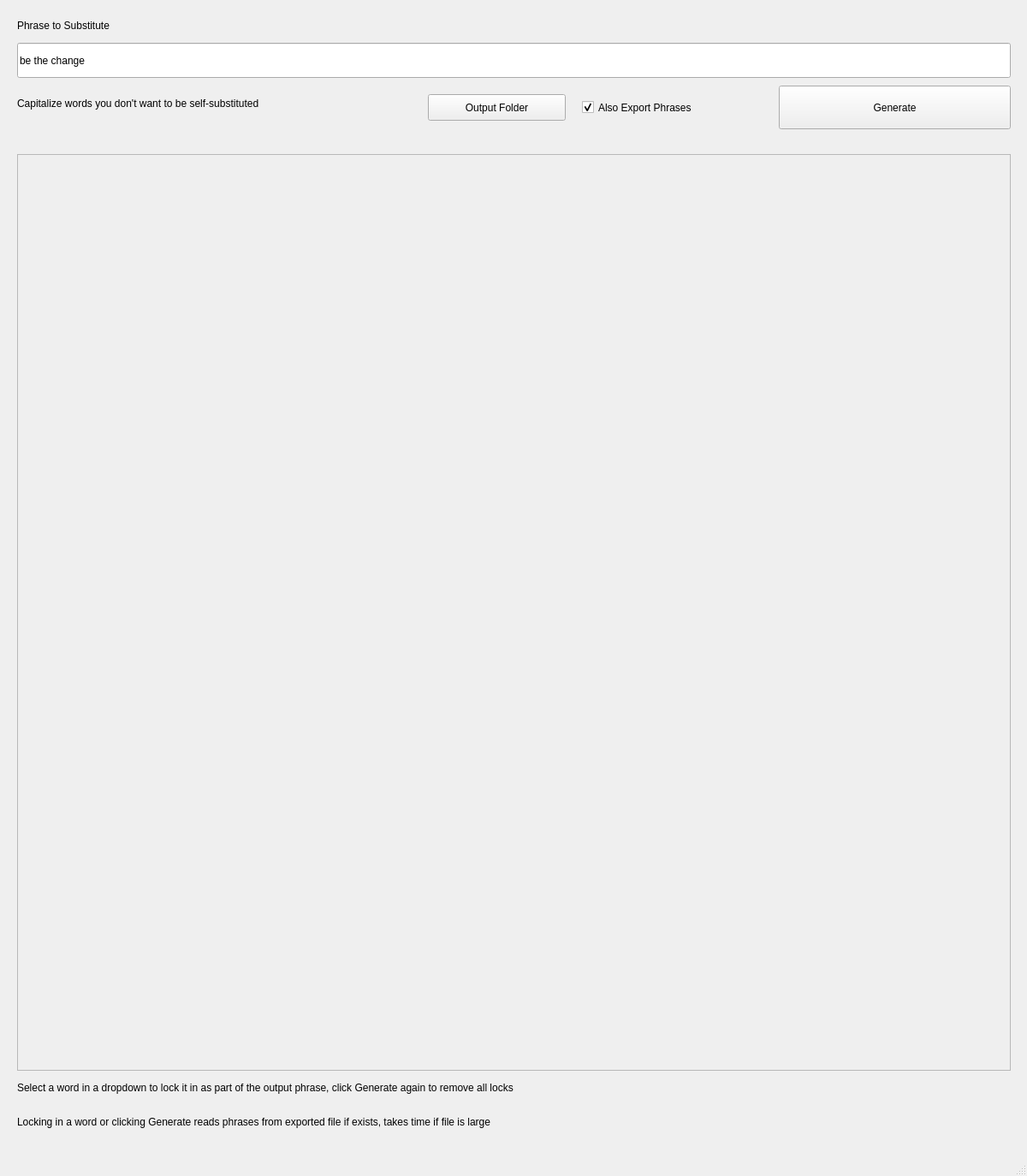
<?xml version="1.0" encoding="UTF-8"?>
<ui version="4.0">
 <class>MainWindow</class>
 <widget class="QMainWindow" name="MainWindow">
  <property name="geometry">
   <rect>
    <x>0</x>
    <y>0</y>
    <width>1200</width>
    <height>1374</height>
   </rect>
  </property>
  <property name="windowTitle">
   <string>Substitute Sentences Tool</string>
  </property>
  <property name="windowIcon">
   <iconset>
    <normaloff>ssIco.png</normaloff>ssIco.png</iconset>
  </property>
  <widget class="QWidget" name="centralwidget">
   <widget class="QLabel" name="phraseLabel">
    <property name="geometry">
     <rect>
      <x>20</x>
      <y>10</y>
      <width>1031</width>
      <height>40</height>
     </rect>
    </property>
    <property name="layoutDirection">
     <enum>Qt::LeftToRight</enum>
    </property>
    <property name="text">
     <string>Phrase to Substitute</string>
    </property>
    <property name="alignment">
     <set>Qt::AlignLeading|Qt::AlignLeft|Qt::AlignVCenter</set>
    </property>
   </widget>
   <widget class="QScrollArea" name="scrollArea">
    <property name="geometry">
     <rect>
      <x>20</x>
      <y>180</y>
      <width>1161</width>
      <height>1071</height>
     </rect>
    </property>
    <property name="widgetResizable">
     <bool>true</bool>
    </property>
    <widget class="QWidget" name="scrollAreaWidgetContents">
     <property name="geometry">
      <rect>
       <x>0</x>
       <y>0</y>
       <width>1159</width>
       <height>1069</height>
      </rect>
     </property>
    </widget>
   </widget>
   <widget class="QCheckBox" name="exportCheckBox">
    <property name="geometry">
     <rect>
      <x>680</x>
      <y>110</y>
      <width>231</width>
      <height>31</height>
     </rect>
    </property>
    <property name="text">
     <string>Also Export Phrases</string>
    </property>
    <property name="checked">
     <bool>true</bool>
    </property>
   </widget>
   <widget class="QLabel" name="capitalizeWordsTip">
    <property name="geometry">
     <rect>
      <x>20</x>
      <y>100</y>
      <width>1031</width>
      <height>41</height>
     </rect>
    </property>
    <property name="text">
     <string>Capitalize words you don't want to be self-substituted</string>
    </property>
    <property name="alignment">
     <set>Qt::AlignLeading|Qt::AlignLeft|Qt::AlignVCenter</set>
    </property>
   </widget>
   <widget class="QPushButton" name="submitPhraseButton">
    <property name="geometry">
     <rect>
      <x>910</x>
      <y>100</y>
      <width>271</width>
      <height>51</height>
     </rect>
    </property>
    <property name="text">
     <string>Generate</string>
    </property>
   </widget>
   <widget class="QLineEdit" name="phraseInput">
    <property name="geometry">
     <rect>
      <x>20</x>
      <y>50</y>
      <width>1161</width>
      <height>41</height>
     </rect>
    </property>
    <property name="text">
     <string>be the change</string>
    </property>
    <property name="dragEnabled">
     <bool>true</bool>
    </property>
   </widget>
   <widget class="QPushButton" name="outputFolderButton">
    <property name="geometry">
     <rect>
      <x>500</x>
      <y>110</y>
      <width>161</width>
      <height>31</height>
     </rect>
    </property>
    <property name="text">
     <string>Output Folder</string>
    </property>
   </widget>
   <widget class="QLabel" name="dropdownLockTip">
    <property name="geometry">
     <rect>
      <x>20</x>
      <y>1250</y>
      <width>1161</width>
      <height>41</height>
     </rect>
    </property>
    <property name="text">
     <string>Select a word in a dropdown to lock it in as part of the output phrase, click Generate again to remove all locks</string>
    </property>
    <property name="alignment">
     <set>Qt::AlignLeading|Qt::AlignLeft|Qt::AlignVCenter</set>
    </property>
   </widget>
   <widget class="QLabel" name="lengthyFileTip">
    <property name="geometry">
     <rect>
      <x>20</x>
      <y>1290</y>
      <width>1161</width>
      <height>41</height>
     </rect>
    </property>
    <property name="text">
     <string>Locking in a word or clicking Generate reads phrases from exported file if exists, takes time if file is large</string>
    </property>
    <property name="alignment">
     <set>Qt::AlignLeading|Qt::AlignLeft|Qt::AlignVCenter</set>
    </property>
   </widget>
   <zorder>capitalizeWordsTip</zorder>
   <zorder>phraseLabel</zorder>
   <zorder>scrollArea</zorder>
   <zorder>exportCheckBox</zorder>
   <zorder>submitPhraseButton</zorder>
   <zorder>phraseInput</zorder>
   <zorder>outputFolderButton</zorder>
   <zorder>dropdownLockTip</zorder>
   <zorder>lengthyFileTip</zorder>
  </widget>
  <widget class="QMenuBar" name="menubar">
   <property name="geometry">
    <rect>
     <x>0</x>
     <y>0</y>
     <width>1200</width>
     <height>21</height>
    </rect>
   </property>
  </widget>
  <widget class="QStatusBar" name="statusBar"/>
  <action name="actionRun_All">
   <property name="text">
    <string>Run All</string>
   </property>
   <property name="shortcut">
    <string>Ctrl+R</string>
   </property>
  </action>
  <action name="actionDelete_Created_Files">
   <property name="text">
    <string>Delete Created Files</string>
   </property>
   <property name="shortcut">
    <string>Ctrl+Del</string>
   </property>
  </action>
  <action name="actionSet_Defaults">
   <property name="text">
    <string>Set Defaults</string>
   </property>
   <property name="shortcut">
    <string>Ctrl+D</string>
   </property>
  </action>
  <action name="actionChange_Font_Size">
   <property name="text">
    <string>Change Font Size</string>
   </property>
   <property name="shortcut">
    <string>Ctrl+Shift+F</string>
   </property>
  </action>
  <action name="actionAligned_Images">
   <property name="checkable">
    <bool>true</bool>
   </property>
   <property name="checked">
    <bool>true</bool>
   </property>
   <property name="text">
    <string>Aligned Images</string>
   </property>
  </action>
  <action name="actionDisplacement">
   <property name="checkable">
    <bool>true</bool>
   </property>
   <property name="checked">
    <bool>true</bool>
   </property>
   <property name="text">
    <string>Displacement</string>
   </property>
  </action>
  <action name="actionTraction_Force">
   <property name="checkable">
    <bool>true</bool>
   </property>
   <property name="checked">
    <bool>true</bool>
   </property>
   <property name="text">
    <string>Traction Force</string>
   </property>
  </action>
  <action name="actionContour">
   <property name="checkable">
    <bool>true</bool>
   </property>
   <property name="checked">
    <bool>false</bool>
   </property>
   <property name="text">
    <string>Contour</string>
   </property>
  </action>
  <action name="actionNotes">
   <property name="checkable">
    <bool>true</bool>
   </property>
   <property name="text">
    <string>Notes</string>
   </property>
  </action>
  <action name="actionFile_Deletion_Warning">
   <property name="checkable">
    <bool>true</bool>
   </property>
   <property name="text">
    <string>File Deletion</string>
   </property>
  </action>
  <action name="actionSet_Defaults_2">
   <property name="checkable">
    <bool>true</bool>
   </property>
   <property name="text">
    <string>Set Defaults</string>
   </property>
  </action>
  <action name="actionAll_in_One">
   <property name="checkable">
    <bool>true</bool>
   </property>
   <property name="text">
    <string>All in One</string>
   </property>
  </action>
  <action name="actionHelpful_Notes">
   <property name="checkable">
    <bool>true</bool>
   </property>
   <property name="text">
    <string>Helpful Notes</string>
   </property>
  </action>
  <action name="actionLicense">
   <property name="checkable">
    <bool>true</bool>
   </property>
   <property name="text">
    <string>License</string>
   </property>
  </action>
  <action name="actiontest">
   <property name="text">
    <string>test</string>
   </property>
  </action>
  <action name="actionRestore_Factory_Defaults">
   <property name="text">
    <string>Restore Factory Defaults</string>
   </property>
  </action>
  <action name="actionClose">
   <property name="text">
    <string>Close</string>
   </property>
  </action>
 </widget>
 <resources/>
 <connections/>
</ui>
